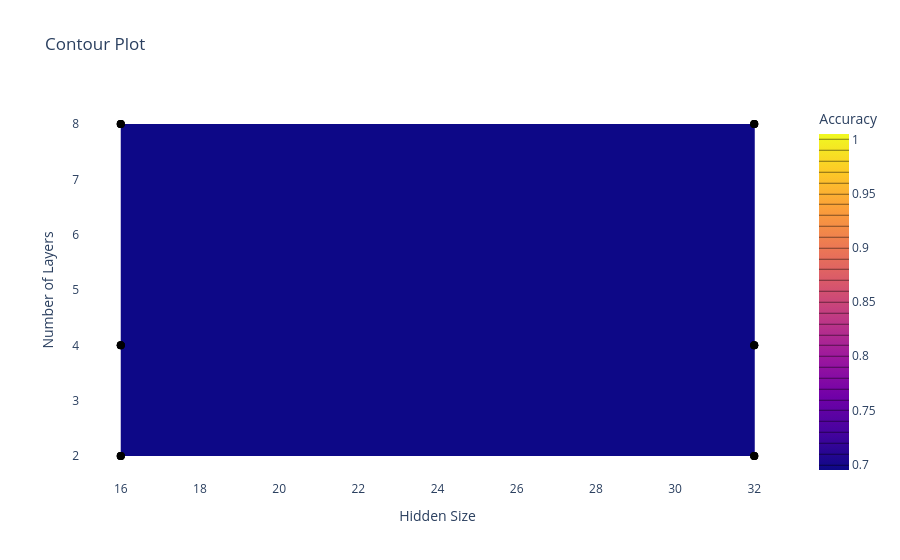

Write notebook code for a chart like this one.
### Code cell
grid = analysis.results_df
plot_contour(grid, "config/hidden_size", "config/num_layers", "accuracy", start=0.7)

### Figure 1 — Plotly figure (JSON) as saved in the notebook; plotly's stock layout.template omitted (floating-point values rounded to 4 significant figures)
{"data": [{"colorbar": {"title": {"text": "Accuracy"}}, "colorscale": [[0, "#0d0887"], [0.1111, "#46039f"], [0.2222, "#7201a8"], [0.3333, "#9c179e"], [0.4444, "#bd3786"], [0.5556, "#d8576b"], [0.6667, "#ed7953"], [0.7778, "#fb9f3a"], [0.8889, "#fdca26"], [1, "#f0f921"]], "contours": {"coloring": "heatmap", "end": 1, "showlabels": true, "size": 0.01, "start": 0.7}, "type": "contour", "x": [16, 32, 16, 32, 16, 32, 16, 32, 16, 32, 16, 32, 16, 32, 16, 32, 16, 32], "y": [2, 2, 2, 2, 2, 2, 4, 4, 4, 4, 4, 4, 8, 8, 8, 8, 8, 8], "z": [0.4, 0.6531, 0.1922, 0.2906, 0.06875, 0.1281, 0.425, 0.6703, 0.2172, 0.4484, 0.07969, 0.1547, 0.2234, 0.3359, 0.2078, 0.4297, 0.09688, 0.1141]}, {"customdata": [0.4, 0.6531, 0.1922, 0.2906, 0.06875, 0.1281, 0.425, 0.6703, 0.2172, 0.4484, 0.07969, 0.1547, 0.2234, 0.3359, 0.2078, 0.4297, 0.09688, 0.1141], "hovertemplate": "Hidden Size: %{x}<br>Number of Layers: %{y}<br>Accuracy: %{customdata:.4f}<extra></extra>", "marker": {"color": "black", "size": 8, "symbol": "circle"}, "mode": "markers", "name": "Data Points", "type": "scatter", "x": [16, 32, 16, 32, 16, 32, 16, 32, 16, 32, 16, 32, 16, 32, 16, 32, 16, 32], "y": [2, 2, 2, 2, 2, 2, 4, 4, 4, 4, 4, 4, 8, 8, 8, 8, 8, 8]}], "layout": {"paper_bgcolor": "white", "plot_bgcolor": "white", "title": {"text": "Contour Plot"}, "xaxis": {"showgrid": false, "title": {"text": "Hidden Size"}}, "yaxis": {"showgrid": false, "title": {"text": "Number of Layers"}}}}
